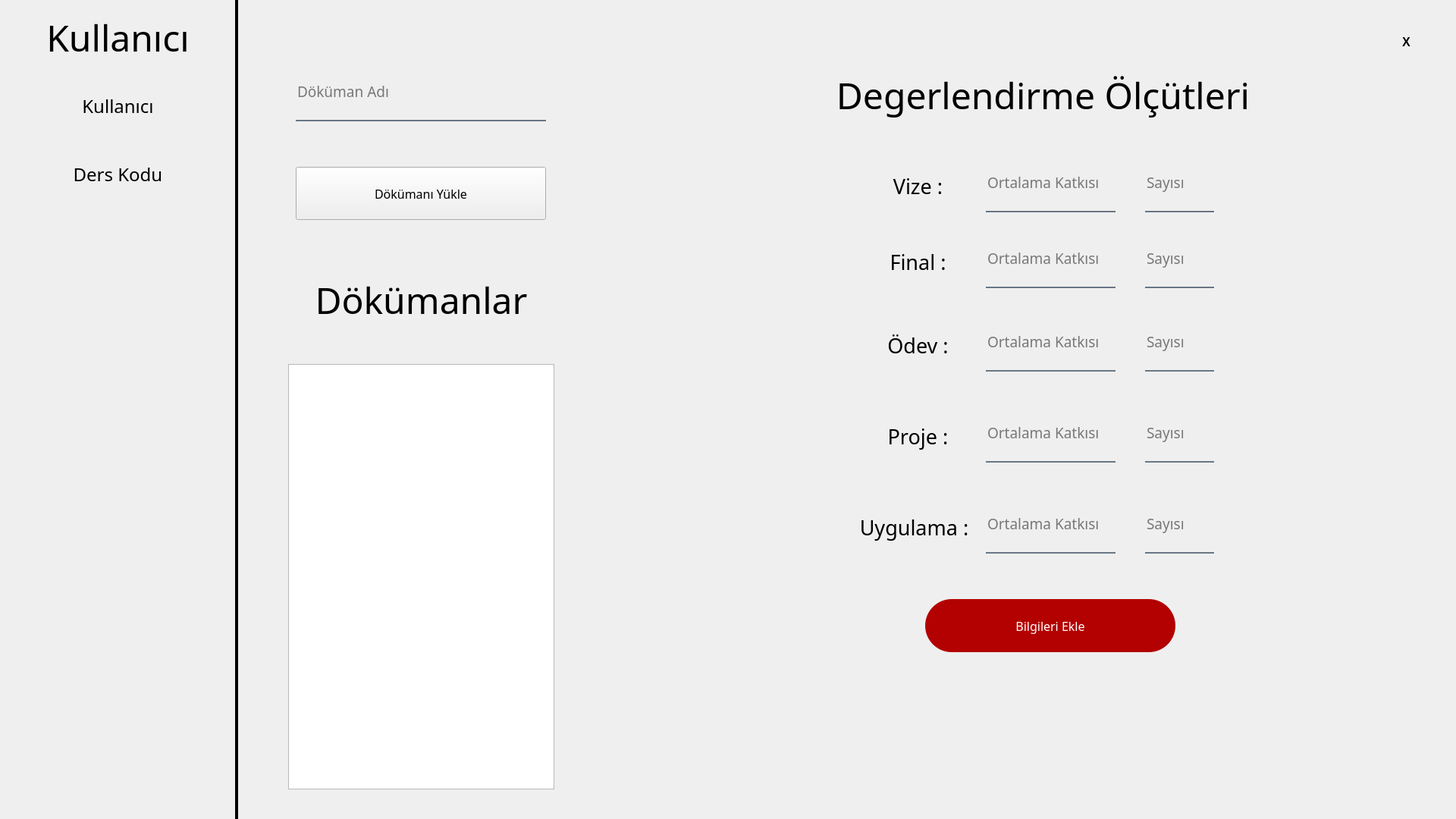
<?xml version="1.0" encoding="UTF-8"?>
<ui version="4.0">
 <class>MainWindow</class>
 <widget class="QMainWindow" name="MainWindow">
  <property name="geometry">
   <rect>
    <x>0</x>
    <y>0</y>
    <width>1920</width>
    <height>1080</height>
   </rect>
  </property>
  <property name="font">
   <font>
    <pointsize>10</pointsize>
   </font>
  </property>
  <property name="windowTitle">
   <string>MainWindow</string>
  </property>
  <widget class="QWidget" name="centralwidget">
   <widget class="QPushButton" name="btnAddFile">
    <property name="geometry">
     <rect>
      <x>390</x>
      <y>220</y>
      <width>330</width>
      <height>70</height>
     </rect>
    </property>
    <property name="font">
     <font>
      <family>Dubai Medium</family>
      <pointsize>12</pointsize>
     </font>
    </property>
    <property name="styleSheet">
     <string notr="true">QPushButton#btnAddFile{	
	background-color: rgb(179, 0, 0);
	color: white;
	border-radius:35px;
}
QPushButton#btnAddFile:hover{	
	background-color: qlineargradient(spread:pad, x1:0, y1:0.505682, x2:1, y2:0.477, stop:0 rgb(243, 0, 0), stop:1  rgb(243, 0, 0));
}
QPushButton#btnAddFile:pressed{
	padding-left:2px;
	padding-top:2px;	
	background-color: rgb(179, 0, 0);
}</string>
    </property>
    <property name="text">
     <string>Dökümanı Yükle</string>
    </property>
   </widget>
   <widget class="QPushButton" name="btnQuit">
    <property name="geometry">
     <rect>
      <x>1839</x>
      <y>40</y>
      <width>31</width>
      <height>30</height>
     </rect>
    </property>
    <property name="font">
     <font>
      <family>Arial</family>
      <pointsize>12</pointsize>
      <weight>75</weight>
      <bold>true</bold>
     </font>
    </property>
    <property name="styleSheet">
     <string notr="true">QPushButton#btnQuit{	
	background-color: transparent;
	color: rgb(0, 0, 0);
	border-radius:5px;
}
QPushButton#btnQuit:hover{	
	background-color: qlineargradient(spread:pad, x1:0, y1:0.505682, x2:1, y2:0.477, stop:0 rgb(255, 65, 65), stop:1  rgb(255, 65, 65));
}
QPushButton#btnQuit:pressed{
	padding-left:2px;
	padding-top:2px;	
	background-color: rgb(255, 65, 65);
}</string>
    </property>
    <property name="text">
     <string>X</string>
    </property>
    <property name="icon">
     <iconset>
      <normaloff>:/icons/feather/x.svg</normaloff>:/icons/feather/x.svg</iconset>
    </property>
    <property name="iconSize">
     <size>
      <width>25</width>
      <height>25</height>
     </size>
    </property>
   </widget>
   <widget class="QLineEdit" name="lineFileName">
    <property name="geometry">
     <rect>
      <x>390</x>
      <y>90</y>
      <width>330</width>
      <height>70</height>
     </rect>
    </property>
    <property name="font">
     <font>
      <family>Dubai Medium</family>
      <pointsize>14</pointsize>
     </font>
    </property>
    <property name="styleSheet">
     <string notr="true">background-color:rgba(0,0,0,0);
border:none;
border-bottom:2px solid rgba(105,118,132,255);
color:black;
padding-bottom:7px;</string>
    </property>
    <property name="echoMode">
     <enum>QLineEdit::Normal</enum>
    </property>
    <property name="placeholderText">
     <string>Döküman Adı</string>
    </property>
   </widget>
   <widget class="QLabel" name="bg1">
    <property name="geometry">
     <rect>
      <x>310</x>
      <y>0</y>
      <width>4</width>
      <height>1080</height>
     </rect>
    </property>
    <property name="font">
     <font>
      <family>Dubai Medium</family>
      <pointsize>36</pointsize>
     </font>
    </property>
    <property name="styleSheet">
     <string notr="true">background-color: rgb(0, 0, 0);</string>
    </property>
    <property name="text">
     <string>&lt;html&gt;&lt;head/&gt;&lt;body&gt;&lt;p align=&quot;center&quot;&gt;&lt;br/&gt;&lt;/p&gt;&lt;/body&gt;&lt;/html&gt;</string>
    </property>
   </widget>
   <widget class="QLabel" name="title3">
    <property name="geometry">
     <rect>
      <x>0</x>
      <y>0</y>
      <width>311</width>
      <height>100</height>
     </rect>
    </property>
    <property name="font">
     <font>
      <family>Dubai Medium</family>
      <pointsize>36</pointsize>
     </font>
    </property>
    <property name="text">
     <string>&lt;html&gt;&lt;head/&gt;&lt;body&gt;&lt;p align=&quot;center&quot;&gt;Kullanıcı&lt;/p&gt;&lt;/body&gt;&lt;/html&gt;</string>
    </property>
   </widget>
   <widget class="QLabel" name="titleUser">
    <property name="geometry">
     <rect>
      <x>0</x>
      <y>90</y>
      <width>311</width>
      <height>100</height>
     </rect>
    </property>
    <property name="font">
     <font>
      <family>Dubai Light</family>
      <pointsize>18</pointsize>
     </font>
    </property>
    <property name="text">
     <string>&lt;html&gt;&lt;head/&gt;&lt;body&gt;&lt;p align=&quot;center&quot;&gt;Kullanıcı&lt;/p&gt;&lt;/body&gt;&lt;/html&gt;</string>
    </property>
    <property name="alignment">
     <set>Qt::AlignCenter</set>
    </property>
   </widget>
   <widget class="QLabel" name="title4">
    <property name="geometry">
     <rect>
      <x>390</x>
      <y>300</y>
      <width>331</width>
      <height>191</height>
     </rect>
    </property>
    <property name="font">
     <font>
      <family>Dubai Medium</family>
      <pointsize>36</pointsize>
     </font>
    </property>
    <property name="text">
     <string>&lt;html&gt;&lt;head/&gt;&lt;body&gt;&lt;p align=&quot;center&quot;&gt;Dökümanlar&lt;/p&gt;&lt;/body&gt;&lt;/html&gt;</string>
    </property>
   </widget>
   <widget class="QTextBrowser" name="listFiles">
    <property name="geometry">
     <rect>
      <x>380</x>
      <y>480</y>
      <width>351</width>
      <height>561</height>
     </rect>
    </property>
    <property name="font">
     <font>
      <family>Dubai Light</family>
      <pointsize>18</pointsize>
     </font>
    </property>
    <property name="styleSheet">
     <string notr="true"/>
    </property>
    <property name="html">
     <string>&lt;!DOCTYPE HTML PUBLIC &quot;-//W3C//DTD HTML 4.0//EN&quot; &quot;http://www.w3.org/TR/REC-html40/strict.dtd&quot;&gt;
&lt;html&gt;&lt;head&gt;&lt;meta name=&quot;qrichtext&quot; content=&quot;1&quot; /&gt;&lt;style type=&quot;text/css&quot;&gt;
p, li { white-space: pre-wrap; }
&lt;/style&gt;&lt;/head&gt;&lt;body style=&quot; font-family:'Dubai Light'; font-size:18pt; font-weight:400; font-style:normal;&quot;&gt;
&lt;p style=&quot;-qt-paragraph-type:empty; margin-top:0px; margin-bottom:0px; margin-left:0px; margin-right:0px; -qt-block-indent:0; text-indent:0px;&quot;&gt;&lt;br /&gt;&lt;/p&gt;&lt;/body&gt;&lt;/html&gt;</string>
    </property>
   </widget>
   <widget class="QLabel" name="titleLessonInfo">
    <property name="geometry">
     <rect>
      <x>0</x>
      <y>180</y>
      <width>311</width>
      <height>100</height>
     </rect>
    </property>
    <property name="font">
     <font>
      <family>Dubai Light</family>
      <pointsize>18</pointsize>
     </font>
    </property>
    <property name="text">
     <string>&lt;html&gt;&lt;head/&gt;&lt;body&gt;&lt;p align=&quot;center&quot;&gt;Ders Kodu&lt;/p&gt;&lt;/body&gt;&lt;/html&gt;</string>
    </property>
    <property name="alignment">
     <set>Qt::AlignCenter</set>
    </property>
   </widget>
   <widget class="QLabel" name="title5">
    <property name="geometry">
     <rect>
      <x>1060</x>
      <y>30</y>
      <width>631</width>
      <height>191</height>
     </rect>
    </property>
    <property name="font">
     <font>
      <family>Dubai Medium</family>
      <pointsize>36</pointsize>
     </font>
    </property>
    <property name="text">
     <string>&lt;html&gt;&lt;head/&gt;&lt;body&gt;&lt;p align=&quot;center&quot;&gt;Degerlendirme Ölçütleri&lt;/p&gt;&lt;/body&gt;&lt;/html&gt;</string>
    </property>
   </widget>
   <widget class="QLabel" name="title6">
    <property name="geometry">
     <rect>
      <x>1140</x>
      <y>210</y>
      <width>141</width>
      <height>71</height>
     </rect>
    </property>
    <property name="font">
     <font>
      <family>Dubai Light</family>
      <pointsize>20</pointsize>
     </font>
    </property>
    <property name="text">
     <string>&lt;html&gt;&lt;head/&gt;&lt;body&gt;&lt;p align=&quot;center&quot;&gt;Vize :&lt;/p&gt;&lt;/body&gt;&lt;/html&gt;</string>
    </property>
   </widget>
   <widget class="QLineEdit" name="lineMidterm">
    <property name="geometry">
     <rect>
      <x>1300</x>
      <y>210</y>
      <width>171</width>
      <height>70</height>
     </rect>
    </property>
    <property name="font">
     <font>
      <family>Dubai Medium</family>
      <pointsize>14</pointsize>
     </font>
    </property>
    <property name="styleSheet">
     <string notr="true">background-color:rgba(0,0,0,0);
border:none;
border-bottom:2px solid rgba(105,118,132,255);
color:black;
padding-bottom:7px;</string>
    </property>
    <property name="echoMode">
     <enum>QLineEdit::Normal</enum>
    </property>
    <property name="placeholderText">
     <string>Ortalama Katkısı</string>
    </property>
   </widget>
   <widget class="QLabel" name="title6_2">
    <property name="geometry">
     <rect>
      <x>1140</x>
      <y>310</y>
      <width>141</width>
      <height>71</height>
     </rect>
    </property>
    <property name="font">
     <font>
      <family>Dubai Light</family>
      <pointsize>20</pointsize>
     </font>
    </property>
    <property name="text">
     <string>&lt;html&gt;&lt;head/&gt;&lt;body&gt;&lt;p align=&quot;center&quot;&gt;Final :&lt;/p&gt;&lt;/body&gt;&lt;/html&gt;</string>
    </property>
   </widget>
   <widget class="QLineEdit" name="lineFinal">
    <property name="geometry">
     <rect>
      <x>1300</x>
      <y>310</y>
      <width>171</width>
      <height>70</height>
     </rect>
    </property>
    <property name="font">
     <font>
      <family>Dubai Medium</family>
      <pointsize>14</pointsize>
     </font>
    </property>
    <property name="styleSheet">
     <string notr="true">background-color:rgba(0,0,0,0);
border:none;
border-bottom:2px solid rgba(105,118,132,255);
color:black;
padding-bottom:7px;</string>
    </property>
    <property name="echoMode">
     <enum>QLineEdit::Normal</enum>
    </property>
    <property name="placeholderText">
     <string>Ortalama Katkısı</string>
    </property>
   </widget>
   <widget class="QLabel" name="title6_3">
    <property name="geometry">
     <rect>
      <x>1140</x>
      <y>420</y>
      <width>141</width>
      <height>71</height>
     </rect>
    </property>
    <property name="font">
     <font>
      <family>Dubai Light</family>
      <pointsize>20</pointsize>
     </font>
    </property>
    <property name="text">
     <string>&lt;html&gt;&lt;head/&gt;&lt;body&gt;&lt;p align=&quot;center&quot;&gt;Ödev :&lt;/p&gt;&lt;/body&gt;&lt;/html&gt;</string>
    </property>
   </widget>
   <widget class="QLineEdit" name="lineHomework">
    <property name="geometry">
     <rect>
      <x>1300</x>
      <y>420</y>
      <width>171</width>
      <height>70</height>
     </rect>
    </property>
    <property name="font">
     <font>
      <family>Dubai Medium</family>
      <pointsize>14</pointsize>
     </font>
    </property>
    <property name="styleSheet">
     <string notr="true">background-color:rgba(0,0,0,0);
border:none;
border-bottom:2px solid rgba(105,118,132,255);
color:black;
padding-bottom:7px;</string>
    </property>
    <property name="echoMode">
     <enum>QLineEdit::Normal</enum>
    </property>
    <property name="placeholderText">
     <string>Ortalama Katkısı</string>
    </property>
   </widget>
   <widget class="QLineEdit" name="lineProject">
    <property name="geometry">
     <rect>
      <x>1300</x>
      <y>540</y>
      <width>171</width>
      <height>70</height>
     </rect>
    </property>
    <property name="font">
     <font>
      <family>Dubai Medium</family>
      <pointsize>14</pointsize>
     </font>
    </property>
    <property name="styleSheet">
     <string notr="true">background-color:rgba(0,0,0,0);
border:none;
border-bottom:2px solid rgba(105,118,132,255);
color:black;
padding-bottom:7px;</string>
    </property>
    <property name="echoMode">
     <enum>QLineEdit::Normal</enum>
    </property>
    <property name="placeholderText">
     <string>Ortalama Katkısı</string>
    </property>
   </widget>
   <widget class="QLabel" name="title6_4">
    <property name="geometry">
     <rect>
      <x>1140</x>
      <y>540</y>
      <width>141</width>
      <height>71</height>
     </rect>
    </property>
    <property name="font">
     <font>
      <family>Dubai Light</family>
      <pointsize>20</pointsize>
     </font>
    </property>
    <property name="text">
     <string>&lt;html&gt;&lt;head/&gt;&lt;body&gt;&lt;p align=&quot;center&quot;&gt;Proje :&lt;/p&gt;&lt;/body&gt;&lt;/html&gt;</string>
    </property>
   </widget>
   <widget class="QLabel" name="title6_5">
    <property name="geometry">
     <rect>
      <x>1130</x>
      <y>660</y>
      <width>151</width>
      <height>71</height>
     </rect>
    </property>
    <property name="font">
     <font>
      <family>Dubai Light</family>
      <pointsize>20</pointsize>
     </font>
    </property>
    <property name="text">
     <string>&lt;html&gt;&lt;head/&gt;&lt;body&gt;&lt;p align=&quot;center&quot;&gt;Uygulama :&lt;/p&gt;&lt;/body&gt;&lt;/html&gt;</string>
    </property>
   </widget>
   <widget class="QLineEdit" name="lineActivity">
    <property name="geometry">
     <rect>
      <x>1300</x>
      <y>660</y>
      <width>171</width>
      <height>70</height>
     </rect>
    </property>
    <property name="font">
     <font>
      <family>Dubai Medium</family>
      <pointsize>14</pointsize>
     </font>
    </property>
    <property name="styleSheet">
     <string notr="true">background-color:rgba(0,0,0,0);
border:none;
border-bottom:2px solid rgba(105,118,132,255);
color:black;
padding-bottom:7px;</string>
    </property>
    <property name="echoMode">
     <enum>QLineEdit::Normal</enum>
    </property>
    <property name="placeholderText">
     <string>Ortalama Katkısı</string>
    </property>
   </widget>
   <widget class="QPushButton" name="btnAddLessonInfo">
    <property name="geometry">
     <rect>
      <x>1220</x>
      <y>790</y>
      <width>330</width>
      <height>70</height>
     </rect>
    </property>
    <property name="font">
     <font>
      <family>Dubai Medium</family>
      <pointsize>12</pointsize>
     </font>
    </property>
    <property name="styleSheet">
     <string notr="true">QPushButton#btnAddLessonInfo{	
	background-color: rgb(179, 0, 0);
	color: white;
	border-radius:35px;
}
QPushButton#btnAddLessonInfo:hover{	
	background-color: qlineargradient(spread:pad, x1:0, y1:0.505682, x2:1, y2:0.477, stop:0 rgb(243, 0, 0), stop:1  rgb(243, 0, 0));
}
QPushButton#btnAddLessonInfo:pressed{
	padding-left:2px;
	padding-top:2px;	
	background-color: rgb(179, 0, 0);
}</string>
    </property>
    <property name="text">
     <string>Bilgileri Ekle</string>
    </property>
   </widget>
   <widget class="QLineEdit" name="lineMidterm2">
    <property name="geometry">
     <rect>
      <x>1510</x>
      <y>210</y>
      <width>91</width>
      <height>70</height>
     </rect>
    </property>
    <property name="font">
     <font>
      <family>Dubai Medium</family>
      <pointsize>14</pointsize>
     </font>
    </property>
    <property name="styleSheet">
     <string notr="true">background-color:rgba(0,0,0,0);
border:none;
border-bottom:2px solid rgba(105,118,132,255);
color:black;
padding-bottom:7px;</string>
    </property>
    <property name="echoMode">
     <enum>QLineEdit::Normal</enum>
    </property>
    <property name="placeholderText">
     <string>Sayısı</string>
    </property>
   </widget>
   <widget class="QLineEdit" name="lineFinal2">
    <property name="geometry">
     <rect>
      <x>1510</x>
      <y>310</y>
      <width>91</width>
      <height>70</height>
     </rect>
    </property>
    <property name="font">
     <font>
      <family>Dubai Medium</family>
      <pointsize>14</pointsize>
     </font>
    </property>
    <property name="styleSheet">
     <string notr="true">background-color:rgba(0,0,0,0);
border:none;
border-bottom:2px solid rgba(105,118,132,255);
color:black;
padding-bottom:7px;</string>
    </property>
    <property name="echoMode">
     <enum>QLineEdit::Normal</enum>
    </property>
    <property name="placeholderText">
     <string>Sayısı</string>
    </property>
   </widget>
   <widget class="QLineEdit" name="lineHomework2">
    <property name="geometry">
     <rect>
      <x>1510</x>
      <y>420</y>
      <width>91</width>
      <height>70</height>
     </rect>
    </property>
    <property name="font">
     <font>
      <family>Dubai Medium</family>
      <pointsize>14</pointsize>
     </font>
    </property>
    <property name="styleSheet">
     <string notr="true">background-color:rgba(0,0,0,0);
border:none;
border-bottom:2px solid rgba(105,118,132,255);
color:black;
padding-bottom:7px;</string>
    </property>
    <property name="echoMode">
     <enum>QLineEdit::Normal</enum>
    </property>
    <property name="placeholderText">
     <string>Sayısı</string>
    </property>
   </widget>
   <widget class="QLineEdit" name="lineProject2">
    <property name="geometry">
     <rect>
      <x>1510</x>
      <y>540</y>
      <width>91</width>
      <height>70</height>
     </rect>
    </property>
    <property name="font">
     <font>
      <family>Dubai Medium</family>
      <pointsize>14</pointsize>
     </font>
    </property>
    <property name="styleSheet">
     <string notr="true">background-color:rgba(0,0,0,0);
border:none;
border-bottom:2px solid rgba(105,118,132,255);
color:black;
padding-bottom:7px;</string>
    </property>
    <property name="echoMode">
     <enum>QLineEdit::Normal</enum>
    </property>
    <property name="placeholderText">
     <string>Sayısı</string>
    </property>
   </widget>
   <widget class="QLineEdit" name="lineActivity2">
    <property name="geometry">
     <rect>
      <x>1510</x>
      <y>660</y>
      <width>91</width>
      <height>70</height>
     </rect>
    </property>
    <property name="font">
     <font>
      <family>Dubai Medium</family>
      <pointsize>14</pointsize>
     </font>
    </property>
    <property name="styleSheet">
     <string notr="true">background-color:rgba(0,0,0,0);
border:none;
border-bottom:2px solid rgba(105,118,132,255);
color:black;
padding-bottom:7px;</string>
    </property>
    <property name="echoMode">
     <enum>QLineEdit::Normal</enum>
    </property>
    <property name="placeholderText">
     <string>Sayısı</string>
    </property>
   </widget>
  </widget>
 </widget>
 <resources>
  <include location="res.qrc"/>
 </resources>
 <connections/>
</ui>
